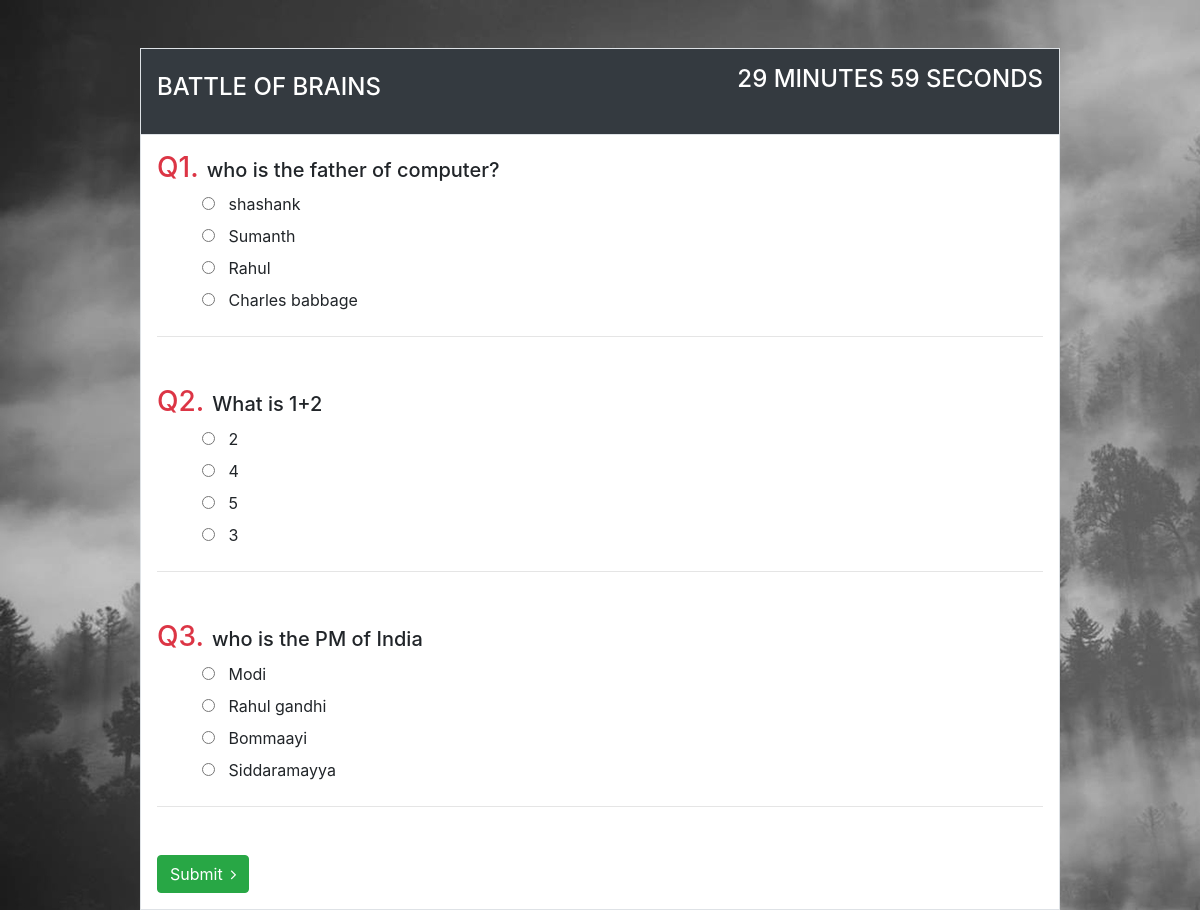
Screenshot of /quiz (signed in) with the database file from the repository.
### TMapp/models.py (models this page shows)
class Questions(models.Model):
    no=models.IntegerField(null=True)
    qsn=models.CharField(max_length=100)
    o1=models.CharField(max_length=50)
    o2=models.CharField(max_length=50)
    o3=models.CharField(max_length=50)
    o4=models.CharField(max_length=50)
    ans=models.CharField(max_length=50)

### TMapp/views.py (the view, shortened to what this page needs)
# urls.py: path('quiz',views.quiz,name="quiz"),
def quiz(request):
    if not request.user.is_anonymous:
        request.session['time']=datetime.now().strftime('%H:%M:%S')
        qst=Questions.objects.values()
        return render(request,"quiz.html",{'questions':qst,'s':1})
    return redirect("login")

### TMapp/templates/quiz.html (shortened to what this page needs)
{% load static %}
<!DOCTYPE html>
<html lang="en">
<head>
    <link rel="stylesheet" href="https://stackpath.bootstrapcdn.com/bootstrap/4.4.1/css/bootstrap.min.css">
    <link rel="stylesheet" href="https://stackpath.bootstrapcdn.com/bootstrap/4.4.1/js/bootstrap.bundle.min.js">
    <link rel="stylesheet" href="https://cdnjs.cloudflare.com/ajax/libs/jquery/3.2.1/jquery.min.js">
    <link rel="stylesheet" href="https://cdnjs.cloudflare.com/ajax/libs/font-awesome/4.7.0/css/font-awesome.min.css">
    <link rel="stylesheet" href="{% static 'quiz.css' %}">
</head>
<body style="background-image:url({% static 'bg-signup.jpg'%})">
    <div class="container mt-5">
        <div class="d-flex justify-content-center row">
            <div class="col-md-10 col-lg-10" >
                <div class="border" >
                    <div class="question bg-dark p-3 border-bottom">
                        <div class="d-flex flex-row justify-content-between align-items-center mcq">
                            {% if score >= 0 %}
                            <h3 style="color:red;font-family:Ysabeau;" class="bg-dark" >Thank you for participating.Best of luck.</h3>
                            <h3 style="color:burlywood;font-family:Ysabeau;">Your score:</h3> <h4 h3 style="color:burlywood;font-family:Lora;">{{score}}</h4><br>
                            {% else %}
                            <h4 style="color:white">BATTLE OF BRAINS</h4>
                            <h4 style="color:white"><p class="time" id="demo"></p></h4>
                            {% endif %}
                        </div>
                    </div>
                <form action="/quiz" method="post">
                    {% for q in questions %}
                    <div class="question bg-white p-3 ">
                        <div class="d-flex flex-row align-items-center question-title">
                            <h3 class="text-danger">Q{{q.no}}.</h3>
                            <h5 class="mt-1 ml-2">{{q.qsn}}</h5>
                        </div>
                        <div class="ans ml2">
  <input type="radio" id="html" name="q{{q.no}}" value="{{q.o1}}" required>
  <label for="html">{{q.o1}}</label><br>
  <input type="radio" id="css" name="q{{q.no}}" value="{{q.o2}}" required>
  <label for="css">{{q.o2}}</label><br>
  <input type="radio" id="javascript" name="q{{q.no}}" value="{{q.o3}}" required>
  <label for="javascript">{{q.o3}}</label><br>
  <input type="radio" id="javascript" name="q{{q.no}}" value="{{q.o4}}" required>
  <label for="javascript">{{q.o4}}</label>
</div>
<hr>
</div>
{% endfor %}
{% if s == 1 %}
<div class="d-flex flex-row justify-content-between align-items-center p-3 bg-white"><button class="btn btn-primary border-success align-items-center btn-success" type="submit" onclick="preventBack()">Submit<i class="fa fa-angle-right ml-2"></i></button></div>
                </div>
                {% endif %}
        </div>
</div>
</body>
</html>

### TMapp/static/quiz.css (style rules this page uses)
body { background-color:#eee; }
.ans { margin-left: 36px !important; }

### rows the page displays
Questions: no "1", qsn "who is the father of computer?", o1 "shashank", o2 "Sumanth", o3 "Rahul", o4 "Charles babbage"
Questions: no "2", qsn "What is 1+2", o1 "2", o2 "4", o3 "5", o4 "3"
Questions: no "3", qsn "who is the PM of India", o1 "Modi", o2 "Rahul gandhi", o3 "Bommaayi", o4 "Siddaramayya"
